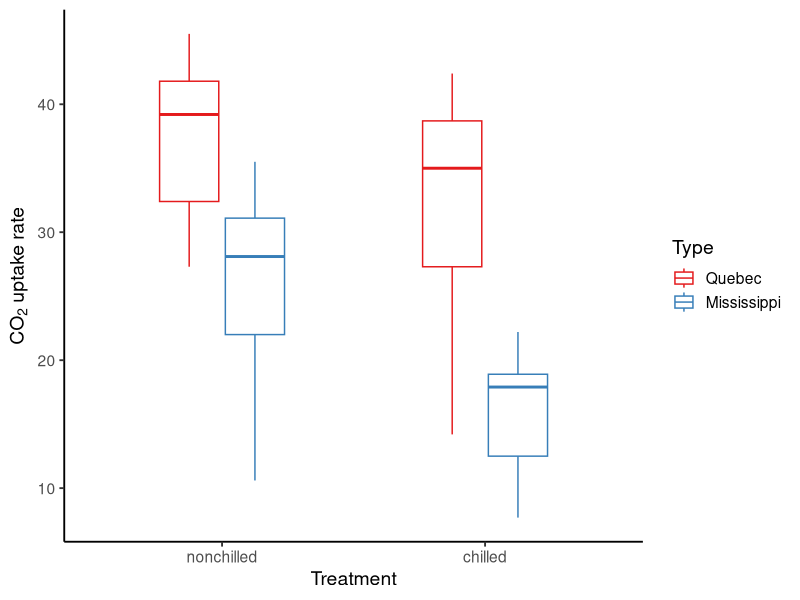
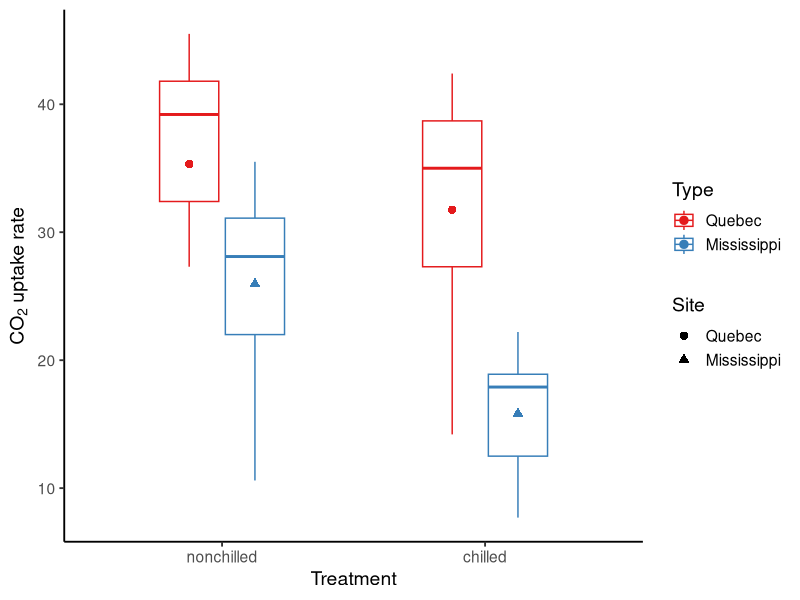
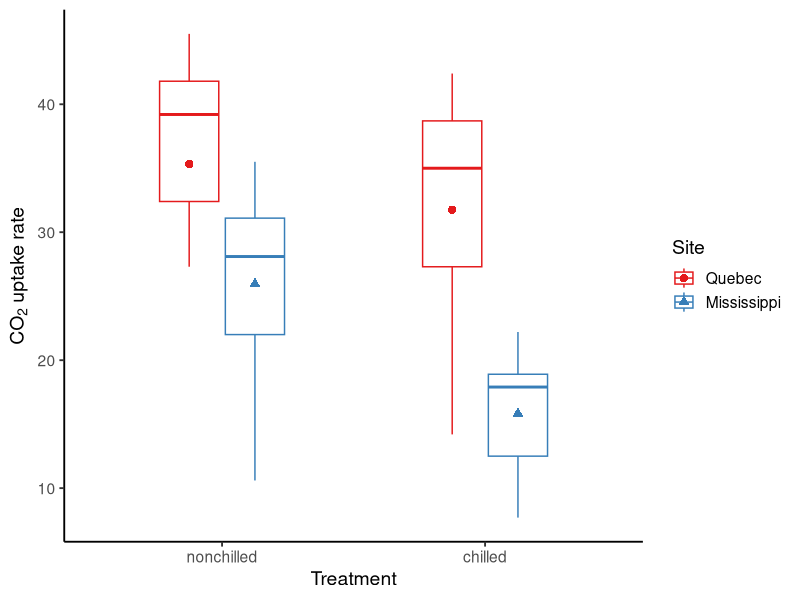
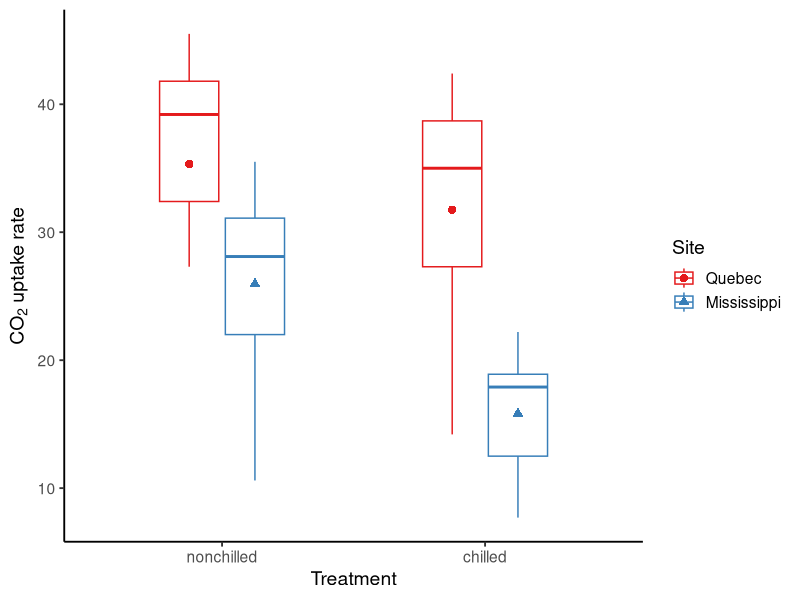

Write the R code that produced these figures, in order.
## ---- chunk 1
knitr::opts_chunk$set(message = F, 
                      error = F, 
                      warning = F,
                      fig.align = "center")

## ---- chunk 2
library(tidyverse)

P1 <- ggplot() + 
  geom_boxplot(data = CO2, aes(x = Treatment, y = uptake, color = Type), width = 0.5, outlier.color = NA) + 
  labs(x = "Treatment", y = expression(paste(CO[2], " uptake rate"))) + 
  theme_classic(base_size = 14) + 
  scale_color_brewer(palette = "Set1")

P1
## ---- chunk 3
### Mean CO2 uptake rates by Type and Treatment
CO2_mean <- CO2 %>% group_by(Treatment, Type) %>% 
  summarise(uptake_mean = mean(uptake)) %>%
  rename(Site = Type)

### Add the means (different point colors and shapes for the two sites)
P2 <- P1 + geom_point(data = CO2_mean, aes(x = Treatment, y = uptake_mean, color = Site, shape = Site), size = 2.5, position = position_dodge(width = 0.5))

P2
## ---- chunk 4
P2 + scale_color_brewer(name = "Site", palette = "Set1") +
  scale_shape_manual(name = "Site", values = c(16, 17))

## ---- chunk 5
P2 + guides(shape = "none", color = guide_legend(title = "Site", override.aes = list(shape = c(16, 17))))

